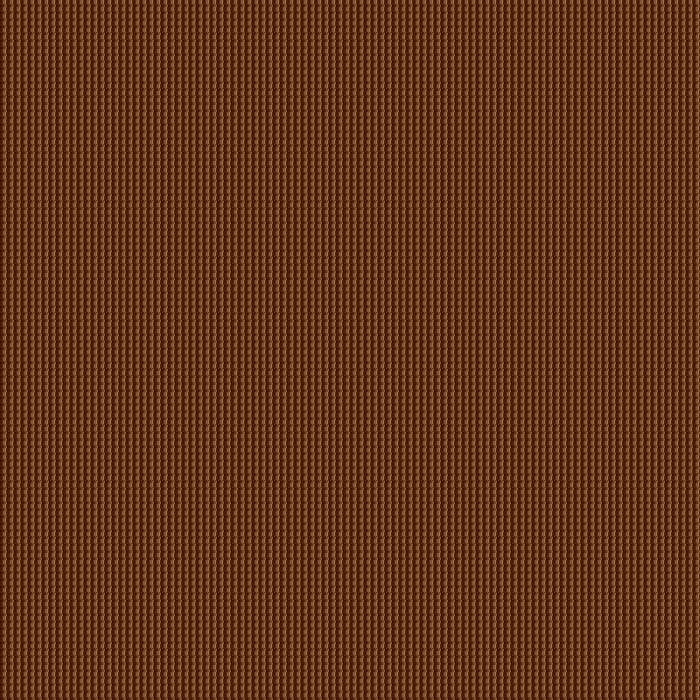

Rendered tile map (Tiled .tmx) drawn with the repository's tilesets; below, a short description and the map source with its tile grids summarised:
An orthogonal 100x100 tile map with 7x7 px tiles, 1 tile layer (Calque de Tile 1).

<map version="1.0" orientation="orthogonal" renderorder="right-down" width="100" height="100" tilewidth="7" tileheight="7" nextobjectid="1">
 <tileset firstgid="1" name="Fond" tilewidth="7" tileheight="7" tilecount="10000">
  <image source="Fond.jpg" width="700" height="700" />
 </tileset>
 <layer name="Calque de Tile 1" width="100" height="100">
  <data>[10000 cells, 10000 non-empty, 1 distinct tile ids]</data>
 </layer>
</map>